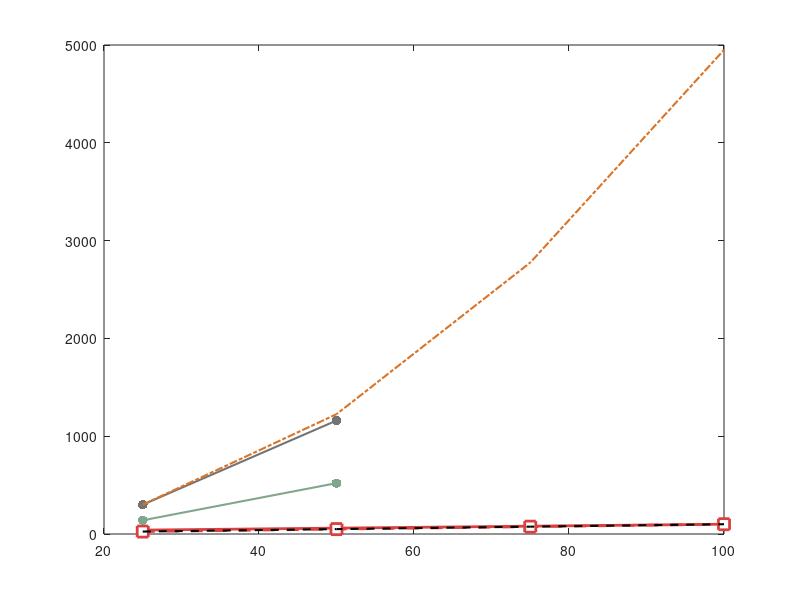

MATLAB code to generate this figure: (Note: this script raises an error after producing the figure.)
clear; clc; close all;
% ================= 1. 数据准备 =================
data2 = load('Results_M_min_ERHG_2.mat');
data3 = load('Results_M_min_ERHG_3.mat');
N_list = 25:25:100;

% 计算均值 (兼容 3D 和 2D 矩阵)
if ndims(data2.Results_M_min) == 3
    M_mean_2nd = mean(data2.Results_M_min, 3, 'omitnan');
else
    M_mean_2nd = data2.Results_M_min;
end
if ndims(data3.Results_M_min) == 3
    M_mean_3rd = mean(data3.Results_M_min, 3, 'omitnan');
else
    M_mean_3rd = data3.Results_M_min;
end

% ================= 2. 全局设置 =================
algo_names = {'Ours', 'THIS', 'OLS', 'NNLS', 'SL'};
% 为 5 种算法配置统一的颜色矩阵 (1:Ours, 2:THIS, 3:OLS, 4:NNLS, 5:SL)
colors = {
    [0.85, 0.25, 0.25];
    [0.25, 0.50, 0.70];
    [0.45, 0.45, 0.45]; 
    [0.50, 0.65, 0.55];
    [0.60, 0.55, 0.70]  
};
color_H = [0.85, 0.45, 0.15]; % 焦糖橙 (理论边界线)

% ================= 3. 开始绘图 =================
figure('Color', 'w', 'Position', [100, 100, 600, 450]);
hold on; box on;
plot_handles = []; % 动态收集有效图例的句柄

% 循环遍历 5 种算法，统一执行绘图逻辑 (NaN 自动留白)
for i = 1:5
    % 针对 Ours 算法稍微加粗以作强调
    lw = 1.5; ms = 7;
    if i == 1
        lw = 2.0; ms = 8;
    end
    
    % --- 绘制 2 阶网络折线 (实线 + 实心圆点) ---
    h2 = plot(N_list, M_mean_2nd(:, i)', ...
        '-o', 'Color', colors{i}, 'LineWidth', lw, ...
        'MarkerSize', ms, 'MarkerFaceColor', colors{i}, 'MarkerEdgeColor', 'none', ...
        'DisplayName', sprintf('%s (2-order)', algo_names{i}));
    
    % 如果该列不全是 NaN，才将其加入图例显示列表
    if ~all(isnan(M_mean_2nd(:, i)))
        plot_handles = [plot_handles, h2];
    end
    
    % --- 绘制 3 阶网络折线 (虚线 + 空心方块) ---
    h3 = plot(N_list, M_mean_3rd(:, i)', ...
        '--s', 'Color', colors{i}, 'LineWidth', lw, ...
        'MarkerSize', ms, 'MarkerFaceColor', 'w', 'MarkerEdgeColor', colors{i}, ...
        'DisplayName', sprintf('%s (3-order)', algo_names{i}));
        
    % 同样，如果不全是 NaN，加入图例
    if ~all(isnan(M_mean_3rd(:, i)))
        plot_handles = [plot_handles, h3];
    end
end

% --- 绘制理论边界线 ---
H_line = (N_list - 1) + (N_list - 1) .* (N_list - 2) / 2;
h_N = plot(N_list, N_list, '--', 'Color', 'k', 'LineWidth', 1.5, 'DisplayName', 'N');
h_H = plot(N_list, H_line, '-.', 'Color', color_H, 'LineWidth', 1.5, 'DisplayName', 'H');
% plot_handles = [plot_handles, h_N, h_H]; % 将理论线加入图例
plot_handles = [h_N, h_H]; % 将理论线加入图例
% ================= 4. 细节美化 =================
ax = gca;
% 【修改点 1：坐标轴刻度放大、加粗、颜色设为纯黑】
ax.LineWidth = 1.5;             % 边框略微加粗，压住深色字
ax.FontSize = 14;               % 字体调大 (从 12 调至 14)
ax.FontWeight = 'bold';         % 字体加粗
ax.XColor = 'k';                % X轴刻度颜色设为纯黑
ax.YColor = 'k';                % Y轴刻度颜色设为纯黑
ax.TickDir = 'in';
ax.XTick = N_list;

% 开启对数坐标系
set(gca, 'YScale', 'log');
xlim([min(N_list)-2, max(N_list)+2]);

% 【修改点 2：图例字体放大、加粗、颜色设为纯黑】
lgd = legend(plot_handles, 'Location', 'northwest', 'Box', 'off'); 
lgd.FontSize = 13;              % 图例字体调大 (从 11 调至 13)
lgd.FontWeight = 'bold';        % 图例字体加粗
lgd.TextColor = 'k';            % 图例文字设为纯黑

hold off;
